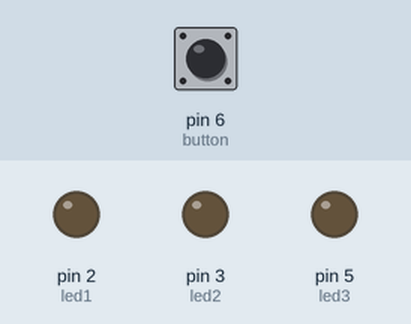
A sketch run on a simulated Arduino Uno, built with avr-gcc and run on an emulated ATmega328P. Parts: output pins drawn as LEDs (lit = HIGH). The test bench sets the inputs (shaded band); at power-on: pin 6 (button) LOW.

Above: at 1.2 s.
1.3 s: pin 6 (button) pulled HIGH for 0.15 s
At 1.37 s:
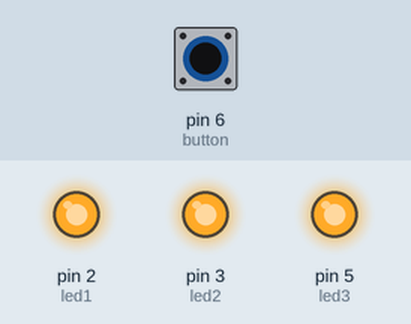
2.9 s: pin 6 (button) pulled HIGH for 3.2 s
At 6.7 s:
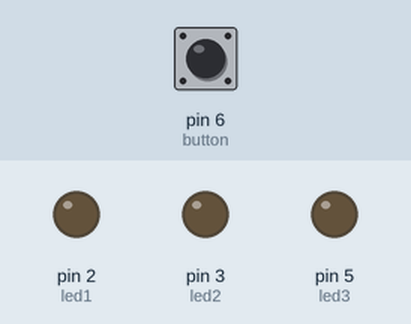
Timing chart, 0 to 8.2 s (numbered marks = the images above; inputs shaded):
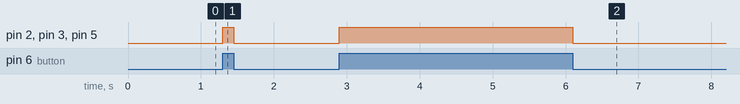

The sketch:

LEDCar.ino
```cpp
int led1 = 2;
int led2 = 3;
int led3 = 5;
int button = 6;

void setup() {
  pinMode(button,INPUT);
  pinMode(led1,OUTPUT);
  pinMode(led2,OUTPUT);
  pinMode(led3,OUTPUT);
    }

void loop() {
int ButtonStatus = digitalRead(button);
if (ButtonStatus == HIGH)
{
  digitalWrite(led1,HIGH);
  digitalWrite(led2,HIGH);
  digitalWrite(led3,HIGH);
} else {
  digitalWrite(led1,LOW);
  digitalWrite(led2,LOW);
  digitalWrite(led3,LOW);
}
    }
```

Measured:
- after the input at 1.3 s, pin 2 (led1), pin 3 (led2), pin 5 (led3): LOW → HIGH at once, → LOW 0.15 s later
- after the input at 2.9 s, pin 2 (led1), pin 3 (led2), pin 5 (led3): LOW → HIGH at once, → LOW 3.2 s later
